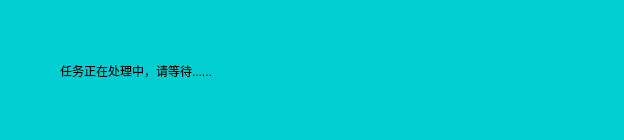
<?xml version="1.0" encoding="UTF-8"?>
<ui version="4.0">
 <class>LoadingDialog</class>
 <widget class="QDialog" name="LoadingDialog">
  <property name="geometry">
   <rect>
    <x>0</x>
    <y>0</y>
    <width>624</width>
    <height>140</height>
   </rect>
  </property>
  <property name="windowTitle">
   <string>Dialog</string>
  </property>
  <property name="styleSheet">
   <string notr="true">background-color:rgb(0,206,209)</string>
  </property>
  <widget class="QLabel" name="label">
   <property name="geometry">
    <rect>
     <x>60</x>
     <y>50</y>
     <width>521</width>
     <height>41</height>
    </rect>
   </property>
   <property name="styleSheet">
    <string notr="true">font: 25 28pt &quot;Adobe 宋体 Std L&quot;;</string>
   </property>
   <property name="text">
    <string>任务正在处理中，请等待......</string>
   </property>
  </widget>
 </widget>
 <resources/>
 <connections/>
</ui>
